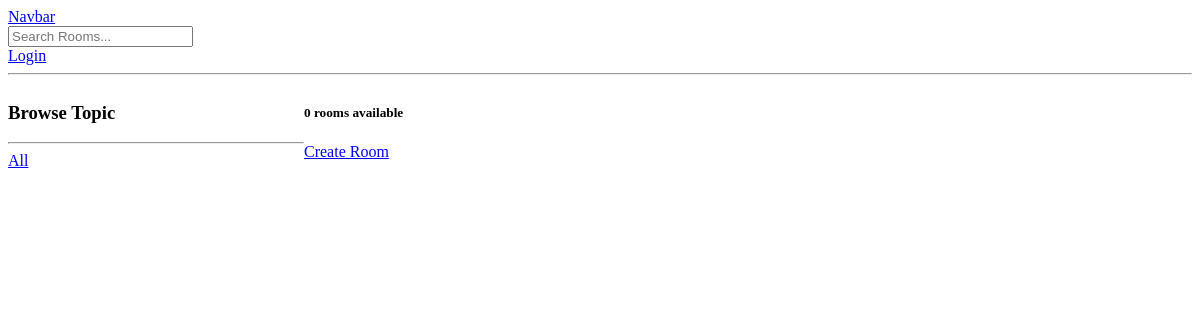
The app's page /, older data.
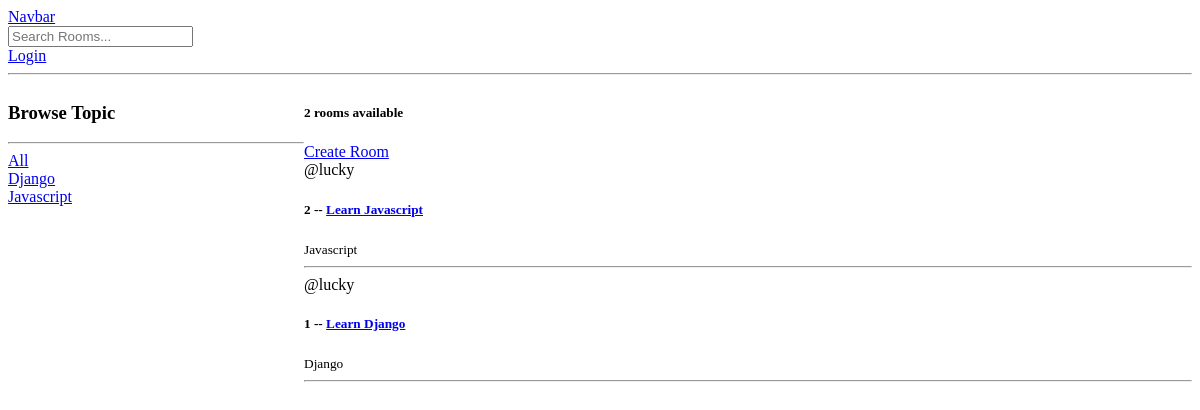
The same page, newer data.
### base/models.py (models this page shows, shortened)
class Topic(models.Model):
    name = models.CharField(max_length=200)

class Room(models.Model):
    host = models.ForeignKey(User, on_delete= models.SET_NULL, null=True)
    topic = models.ForeignKey(Topic, on_delete= models.SET_NULL, null=True)
    name = models.CharField(max_length=200)
    description = models.TextField(null=True, blank= True)
    participants = models.ManyToManyField(User, related_name='participants', blank=True)
    updated = models.DateTimeField(auto_now=True)
    created = models.DateTimeField(auto_now_add=True)
    class Meta:
        ordering = ['-updated','-created']

### base/views.py (the view)
# urls.py: path('', views.home, name="home"),
def home(request):
    q= request.GET.get('q') if request.GET.get('q')!=None else ''
    rooms = Room.objects.filter(Q(topic__name__contains=q) | Q(name__icontains=q) | Q(description__icontains=q))
    topics=Topic.objects.all()#Query for the Room Model
    room_count = rooms.count()
    context = {"rooms":rooms, "topics":topics, "room_count":room_count}
    return render(request,'base/home.html',context)

### base/templates/base/home.html (shortened to what this page needs)
{% extends "main.html" %} {% block content %}
<div class="home-container">
  <div>
      <h3>Browse Topic</h3>
      <hr>
      <div>
          <a href="{% url 'home' %}">All</a>
        </div>
      {% for topic in topics %}
        <div>
          <a href="{% url 'home' %}?q={{topic.name}}">{{topic.name}}</a>
        </div>
      {% endfor %}
  </div>
  <div>
    <h5>{{room_count}} rooms available</h5>
    <a href="create-room/">Create Room</a>
    {% for rooms in rooms %}
    <div>
      <span>@{{rooms.host.username}}</span>
      <h5>{{rooms.id}} -- <a href="{% url 'room' rooms.id %}">{{rooms.name}}</a></h5>
      <small>{{rooms.topic.name}}</small>
      <hr>
    </div>
    {% endfor %}
</div>
{% endblock content %}

### templates/main.html (shortened to what this page needs)
<!DOCTYPE html>
<head>
</head>
<body>
    {% include 'navbar.html' %}
    {% block content %}
    {% endblock  %}
</body>
</html>

### templates/navbar.html
<a href="/">
    Navbar
</a>
<form method="GET" action="{% url 'home' %}">
    <input type="text" name="q" placeholder="Search Rooms..." />
</form>
{% if request.user.is_authenticated%}
<p>Hello {{request.user}}</p>
<a href="{% url 'logout' %}" >Logout</a>
{% else %}
<a href="{% url 'login' %}" >Login</a>
{% endif %}
<hr>

### base/templates/base/home.html (style rules this page uses)
.home-container { display: grid; grid-template-columns: 1fr 3fr; }

Row changes from the older to the newer data that the page shows:
added Topic: name "Django"
added Topic: name "Javascript"
added Room: host.username "lucky", id "2", name "Learn Javascript", topic.name "Javascript"
added Room: host.username "lucky", id "1", name "Learn Django", topic.name "Django"
Text that changed along with them:
{{ room_count }}: "0" → "2"
